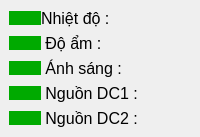
                                       <widget class="QWidget" name="widget_101" native="true">
                                        <layout class="QVBoxLayout" name="verticalLayout_26">
                                         <property name="spacing">
                                          <number>0</number>
                                         </property>
                                         <property name="leftMargin">
                                          <number>0</number>
                                         </property>
                                         <property name="topMargin">
                                          <number>0</number>
                                         </property>
                                         <property name="rightMargin">
                                          <number>0</number>
                                         </property>
                                         <property name="bottomMargin">
                                          <number>0</number>
                                         </property>
                                         <item>
                                          <widget class="QWidget" name="widget_102" native="true">
                                           <layout class="QVBoxLayout" name="verticalLayout_21">
                                            <item>
                                             <widget class="QWidget" name="widget_103" native="true">
                                              <layout class="QHBoxLayout" name="horizontalLayout_52">
                                               <property name="spacing">
                                                <number>0</number>
                                               </property>
                                               <property name="leftMargin">
                                                <number>0</number>
                                               </property>
                                               <property name="topMargin">
                                                <number>0</number>
                                               </property>
                                               <property name="rightMargin">
                                                <number>0</number>
                                               </property>
                                               <property name="bottomMargin">
                                                <number>0</number>
                                               </property>
                                               <item>
                                                <widget class="QPushButton" name="pushButton_nhietdo_6">
                                                 <property name="sizePolicy">
                                                  <sizepolicy hsizetype="Fixed" vsizetype="Fixed">
                                                   <horstretch>0</horstretch>
                                                   <verstretch>0</verstretch>
                                                  </sizepolicy>
                                                 </property>
                                                 <property name="styleSheet">
                                                  <string notr="true">
QPushButton {
    border-radius: 10px;
background-color: rgb(0, 170, 0);
}</string>
                                                 </property>
                                                 <property name="text">
                                                  <string/>
                                                 </property>
                                                 <property name="iconSize">
                                                  <size>
                                                   <width>20</width>
                                                   <height>20</height>
                                                  </size>
                                                 </property>
                                                </widget>
                                               </item>
                                               <item>
                                                <widget class="QLabel" name="label_nhietdo_5">
                                                 <property name="font">
                                                  <font>
                                                   <pointsize>12</pointsize>
                                                   <italic>false</italic>
                                                   <bold>false</bold>
                                                  </font>
                                                 </property>
                                                 <property name="styleSheet">
                                                  <string notr="true">color: rgb(0, 0, 0);
font: 12pt &quot;Segoe UI&quot;;</string>
                                                 </property>
                                                 <property name="text">
                                                  <string>Nhiệt độ : </string>
                                                 </property>
                                                </widget>
                                               </item>
                                              </layout>
                                             </widget>
                                            </item>
                                            <item>
                                             <widget class="QWidget" name="widget_104" native="true">
                                              <layout class="QHBoxLayout" name="horizontalLayout_53">
                                               <property name="spacing">
                                                <number>0</number>
                                               </property>
                                               <property name="leftMargin">
                                                <number>0</number>
                                               </property>
                                               <property name="topMargin">
                                                <number>0</number>
                                               </property>
                                               <property name="rightMargin">
                                                <number>0</number>
                                               </property>
                                               <property name="bottomMargin">
                                                <number>0</number>
                                               </property>
                                               <item>
                                                <widget class="QPushButton" name="pushButton_doam_6">
                                                 <property name="sizePolicy">
                                                  <sizepolicy hsizetype="Fixed" vsizetype="Fixed">
                                                   <horstretch>0</horstretch>
                                                   <verstretch>0</verstretch>
                                                  </sizepolicy>
                                                 </property>
                                                 <property name="styleSheet">
                                                  <string notr="true">
QPushButton {
    border-radius: 10px;
background-color: rgb(0, 170, 0);
}</string>
                                                 </property>
                                                 <property name="text">
                                                  <string/>
                                                 </property>
                                                </widget>
                                               </item>
                                               <item>
                                                <widget class="QLabel" name="label_doam_7">
                                                 <property name="font">
                                                  <font>
                                                   <pointsize>12</pointsize>
                                                   <italic>false</italic>
                                                   <bold>false</bold>
                                                  </font>
                                                 </property>
                                                 <property name="styleSheet">
                                                  <string notr="true">color: rgb(0, 0, 0);
font: 12pt &quot;Segoe UI&quot;;</string>
                                                 </property>
                                                 <property name="text">
                                                  <string> Độ ẩm :</string>
                                                 </property>
                                                </widget>
                                               </item>
                                              </layout>
                                             </widget>
                                            </item>
                                            <item>
                                             <widget class="QWidget" name="widget_105" native="true">
                                              <layout class="QHBoxLayout" name="horizontalLayout_54">
                                               <property name="spacing">
                                                <number>0</number>
                                               </property>
                                               <property name="leftMargin">
                                                <number>0</number>
                                               </property>
                                               <property name="topMargin">
                                                <number>0</number>
                                               </property>
                                               <property name="rightMargin">
                                                <number>0</number>
                                               </property>
                                               <property name="bottomMargin">
                                                <number>0</number>
                                               </property>
                                               <item>
                                                <widget class="QPushButton" name="pushButton_anhsang_6">
                                                 <property name="sizePolicy">
                                                  <sizepolicy hsizetype="Fixed" vsizetype="Fixed">
                                                   <horstretch>0</horstretch>
                                                   <verstretch>0</verstretch>
                                                  </sizepolicy>
                                                 </property>
                                                 <property name="styleSheet">
                                                  <string notr="true">
QPushButton {
    border-radius: 10px;
background-color: rgb(0, 170, 0);
}</string>
                                                 </property>
                                                 <property name="text">
                                                  <string/>
                                                 </property>
                                                </widget>
                                               </item>
                                               <item>
                                                <widget class="QLabel" name="label_anhsang_6">
                                                 <property name="font">
                                                  <font>
                                                   <pointsize>12</pointsize>
                                                   <italic>false</italic>
                                                   <bold>false</bold>
                                                  </font>
                                                 </property>
                                                 <property name="styleSheet">
                                                  <string notr="true">color: rgb(0, 0, 0);
font: 12pt &quot;Segoe UI&quot;;</string>
                                                 </property>
                                                 <property name="text">
                                                  <string> Ánh sáng :</string>
                                                 </property>
                                                </widget>
                                               </item>
                                              </layout>
                                             </widget>
                                            </item>
                                            <item>
                                             <widget class="QWidget" name="widget_106" native="true">
                                              <layout class="QHBoxLayout" name="horizontalLayout_55">
                                               <property name="spacing">
                                                <number>0</number>
                                               </property>
                                               <property name="leftMargin">
                                                <number>0</number>
                                               </property>
                                               <property name="topMargin">
                                                <number>0</number>
                                               </property>
                                               <property name="rightMargin">
                                                <number>0</number>
                                               </property>
                                               <property name="bottomMargin">
                                                <number>0</number>
                                               </property>
                                               <item>
                                                <widget class="QPushButton" name="pushButton_dc1_6">
                                                 <property name="sizePolicy">
                                                  <sizepolicy hsizetype="Fixed" vsizetype="Fixed">
                                                   <horstretch>0</horstretch>
                                                   <verstretch>0</verstretch>
                                                  </sizepolicy>
                                                 </property>
                                                 <property name="styleSheet">
                                                  <string notr="true">
QPushButton {
    border-radius: 10px;
background-color: rgb(0, 170, 0);
}</string>
                                                 </property>
                                                 <property name="text">
                                                  <string/>
                                                 </property>
                                                </widget>
                                               </item>
                                               <item>
                                                <widget class="QLabel" name="label_dc1_6">
                                                 <property name="font">
                                                  <font>
                                                   <pointsize>12</pointsize>
                                                   <italic>false</italic>
                                                   <bold>false</bold>
                                                  </font>
                                                 </property>
                                                 <property name="styleSheet">
                                                  <string notr="true">color: rgb(0, 0, 0);
font: 12pt &quot;Segoe UI&quot;;</string>
                                                 </property>
                                                 <property name="text">
                                                  <string> Nguồn DC1 :</string>
                                                 </property>
                                                </widget>
                                               </item>
                                              </layout>
                                             </widget>
                                            </item>
                                            <item>
                                             <widget class="QWidget" name="widget_107" native="true">
                                              <layout class="QHBoxLayout" name="horizontalLayout_60">
                                               <property name="spacing">
                                                <number>0</number>
                                               </property>
                                               <property name="leftMargin">
                                                <number>0</number>
                                               </property>
                                               <property name="topMargin">
                                                <number>0</number>
                                               </property>
                                               <property name="rightMargin">
                                                <number>0</number>
                                               </property>
                                               <property name="bottomMargin">
                                                <number>0</number>
                                               </property>
                                               <item>
                                                <widget class="QPushButton" name="pushButton_dc2_6">
                                                 <property name="sizePolicy">
                                                  <sizepolicy hsizetype="Fixed" vsizetype="Fixed">
                                                   <horstretch>0</horstretch>
                                                   <verstretch>0</verstretch>
                                                  </sizepolicy>
                                                 </property>
                                                 <property name="styleSheet">
                                                  <string notr="true">
QPushButton {
    border-radius: 10px;
background-color: rgb(0, 170, 0);
}</string>
                                                 </property>
                                                 <property name="text">
                                                  <string/>
                                                 </property>
                                                </widget>
                                               </item>
                                               <item>
                                                <widget class="QLabel" name="label_dc2_6">
                                                 <property name="font">
                                                  <font>
                                                   <pointsize>12</pointsize>
                                                   <italic>false</italic>
                                                   <bold>false</bold>
                                                  </font>
                                                 </property>
                                                 <property name="styleSheet">
                                                  <string notr="true">color: rgb(0, 0, 0);
font: 12pt &quot;Segoe UI&quot;;</string>
                                                 </property>
                                                 <property name="text">
                                                  <string> Nguồn DC2 :</string>
                                                 </property>
                                                </widget>
                                               </item>
                                              </layout>
                                             </widget>
                                            </item>
                                           </layout>
                                          </widget>
                                         </item>
                                        </layout>
                                       </widget>
